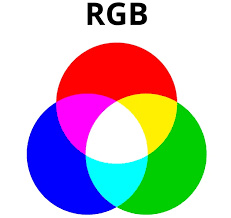
#> input picture AI project/img/m.png, 231 x 218 px
$ python compute.py
#> lines starting #> are read from the running program, lines starting #| are printed output that depends on the picture
import cv2
import numpy as np

# orginal image
img = cv2.imread("img/m.png")
#> img is the input picture: shape (218, 231, 3); mean B, G, R 191.6, 186.6, 191.8
cv2.imshow("original project", img)
cv2.waitKey(0)
cv2.destroyAllWindows()
zero =np.zeros(img.shape[:2] , dtype = 'uint8')

blue , green,red = cv2.split(img)
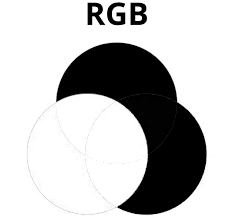
#> blue: shape (218, 231); min 0, max 255, mean 191.6
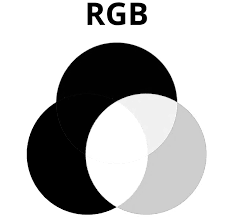
#> green: shape (218, 231); min 0, max 255, mean 186.6
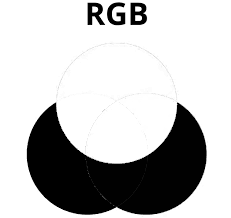
#> red: shape (218, 231); min 0, max 255, mean 191.8

cv2.waitKey(0)

# [10 lines of commented-out code are left out]

hstack = np.hstack([green , blue])
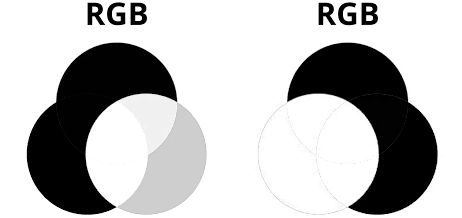
#> hstack: shape (218, 462); min 0, max 255, mean 189.1

hstack1=  np.hstack([red , zero])
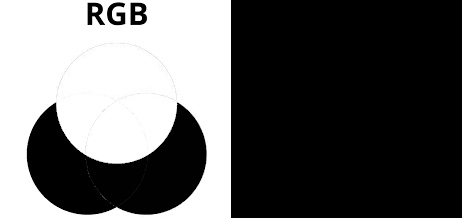
#> hstack1: shape (218, 462); min 0, max 255, mean 95.9

hvstack = np.vstack([hstack,hstack1])
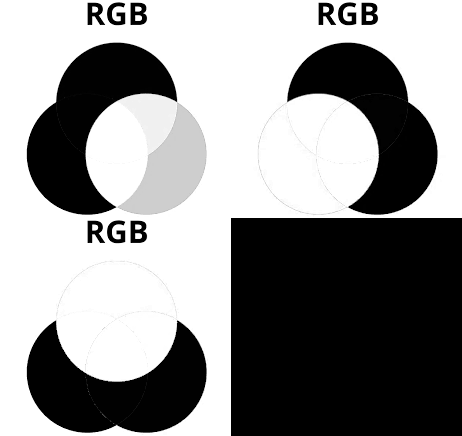
#> hvstack: shape (436, 462); min 0, max 255, mean 142.5


cv2.imshow("merged all" , hvstack)
cv2.waitKey(0)
cv2.destroyAllWindows


# [41 lines of commented-out code are left out]
